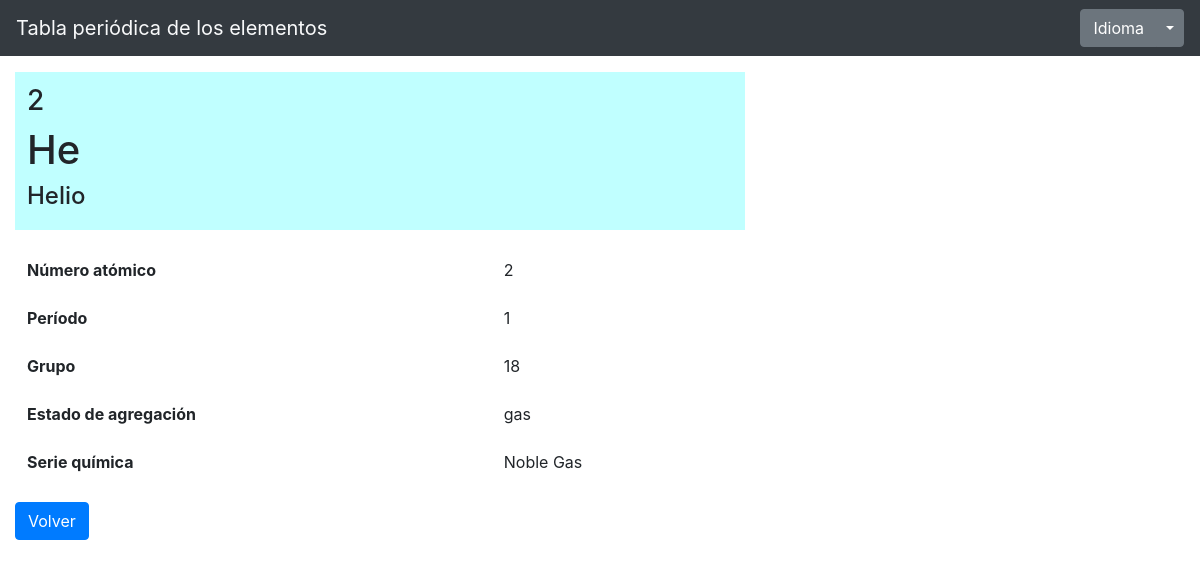
Page /element/2/ on the committed database.
### periodictable/models.py (models this page shows)
class ChemElement(models.Model):
    atomic_number = models.IntegerField(default=0)
    name = models.CharField(max_length=200)
    symbol = models.CharField(max_length=2, unique=True)
    period = models.IntegerField(default=0)
    group = models.IntegerField(default=0)
    phase = models.CharField(max_length=100,default="")
    elem_type = models.CharField(max_length=200,default="")
    de_name = models.CharField(max_length=200,default="")
    en_name = models.CharField(max_length=200,default="")
    es_name = models.CharField(max_length=200,default="")
    fr_name = models.CharField(max_length=200,default="")
    it_name = models.CharField(max_length=200,default="")
    pt_name = models.CharField(max_length=200,default="")

### periodictable/views.py (the view)
# urls.py: path('element/<int:element_id>/', views.detail, name='detail'),
def detail(request, element_id):
    curr_lang = translation.get_language()
    element = ChemElement.objects.get(atomic_number=element_id)
    element.name = vars(element)[curr_lang+"_name"]
    context = {
        'element': element,
        'type_colors': {
            'Actinide': '#ff99cc',
            'Alkali Metal': '#ff6666',
            'Alkaline Earth Metal': '#ffdead',
            'Halogen': '#ffff99',
            'Lanthanide': '#ffbfff',
            'Metal': '#ffcc66',
            'Metalloid': '#d0a9f5',
            'Noble Gas': '#c0ffff',
            'Nonmetal': '#a0ffa0',
            'Transactinide': '#81f7be',
            'Transition Metal': '#81f7be',
        },
    }
    return render(request,'periodictable/detail.html',context)

### periodictable/templatetags/dicthash.py (called while the page is built)
@register.filter(name='hash')
def hash(h, key):
    return h[key]

### periodictable/templates/periodictable/detail.html
{% extends 'periodictable/base.html' %}
{% load dicthash %}
{% load i18n %}
{% block content %}
    <table class="table table-borderless" style="background-color: {{ type_colors|hash:element.elem_type }};">
      <tbody>
        <tr>
          <td>
            <h3>{{ element.atomic_number }}</h3>
            <h1>{{ element.symbol }}</h1>
            <h4>{{ element.name }}</h2>
          </td>
        </tr>
      </tbody>
    </table>
    <table class="table table-borderless">
      <tbody>
          <tr>
            <td><b>{% translate "label_atomic_number" %}</b></td>
            <td>{{ element.atomic_number }}</td>
          </tr>
          <tr>
            <td><b>{% translate "label_period" %}</b></td>
            <td>{{ element.period }}</td>
          </tr>
          <tr>
            <td><b>{% translate "label_group" %}</b></td>
            <td>{{ element.group }}</td>
          </tr>
          <tr>
            <td><b>{% translate "label_phase" %}</b></td>
            <td>{{ element.phase }}</td>
          </tr>
          <tr>
            <td><b>{% translate "label_type" %}</b></td>
            <td>{{ element.elem_type }}</td>
          </tr>
      </tbody>
    </table>
    <a href="{% url 'periodictable:index' %}" class="btn btn-primary">{% translate "go_back" %}</a>
{% endblock %}

### rows in the picture
ChemElement: atomic_number "2", symbol "He", name "Helio", period "1", group "18", phase "gas", elem_type "Noble Gas"
